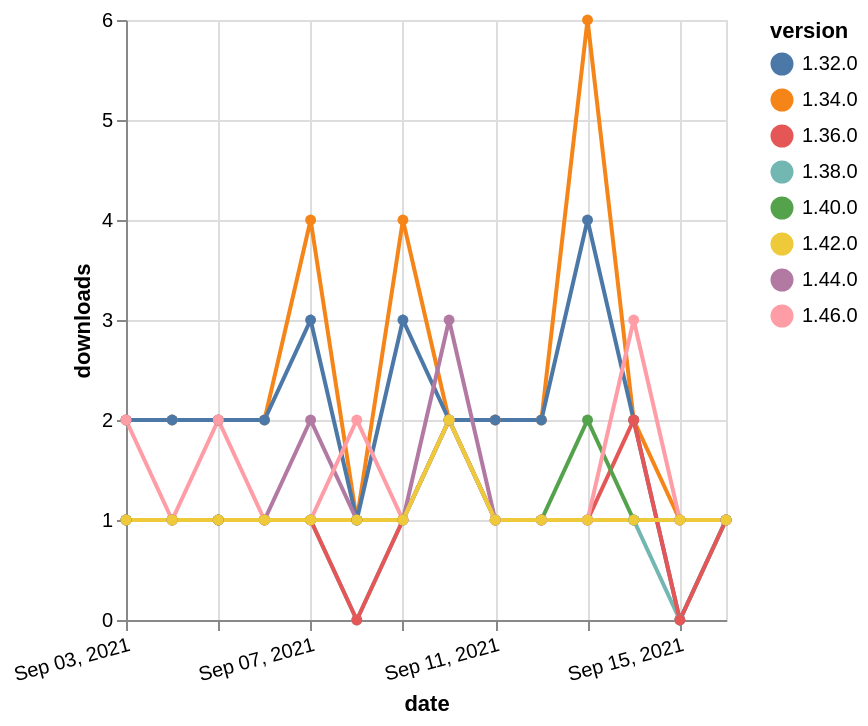

Write the Vega-Lite specification saved for this chart.
### Vega-Lite specification from a JSON file in a GitHub repository (floating-point values rounded to 4 significant figures)
{"$schema": "https://vega.github.io/schema/vega-lite/v5.json", "description": "A simple bar chart with embedded data.", "data": {"values": [{"date": "2021-09-03", "total": 2497, "delta": 2, "version": "1.34.0"}, {"date": "2021-09-04", "total": 2499, "delta": 2, "version": "1.34.0"}, {"date": "2021-09-05", "total": 2501, "delta": 2, "version": "1.34.0"}, {"date": "2021-09-06", "total": 2503, "delta": 2, "version": "1.34.0"}, {"date": "2021-09-07", "total": 2507, "delta": 4, "version": "1.34.0"}, {"date": "2021-09-08", "total": 2508, "delta": 1, "version": "1.34.0"}, {"date": "2021-09-09", "total": 2512, "delta": 4, "version": "1.34.0"}, {"date": "2021-09-10", "total": 2514, "delta": 2, "version": "1.34.0"}, {"date": "2021-09-11", "total": 2516, "delta": 2, "version": "1.34.0"}, {"date": "2021-09-12", "total": 2518, "delta": 2, "version": "1.34.0"}, {"date": "2021-09-13", "total": 2524, "delta": 6, "version": "1.34.0"}, {"date": "2021-09-14", "total": 2526, "delta": 2, "version": "1.34.0"}, {"date": "2021-09-15", "total": 2527, "delta": 1, "version": "1.34.0"}, {"date": "2021-09-16", "total": 2528, "delta": 1, "version": "1.34.0"}, {"date": "2021-09-03", "total": 2328, "delta": 2, "version": "1.32.0"}, {"date": "2021-09-04", "total": 2330, "delta": 2, "version": "1.32.0"}, {"date": "2021-09-05", "total": 2332, "delta": 2, "version": "1.32.0"}, {"date": "2021-09-06", "total": 2334, "delta": 2, "version": "1.32.0"}, {"date": "2021-09-07", "total": 2337, "delta": 3, "version": "1.32.0"}, {"date": "2021-09-08", "total": 2338, "delta": 1, "version": "1.32.0"}, {"date": "2021-09-09", "total": 2341, "delta": 3, "version": "1.32.0"}, {"date": "2021-09-10", "total": 2343, "delta": 2, "version": "1.32.0"}, {"date": "2021-09-11", "total": 2345, "delta": 2, "version": "1.32.0"}, {"date": "2021-09-12", "total": 2347, "delta": 2, "version": "1.32.0"}, {"date": "2021-09-13", "total": 2351, "delta": 4, "version": "1.32.0"}, {"date": "2021-09-14", "total": 2353, "delta": 2, "version": "1.32.0"}, {"date": "2021-09-15", "total": 2353, "delta": 0, "version": "1.32.0"}, {"date": "2021-09-16", "total": 2354, "delta": 1, "version": "1.32.0"}, {"date": "2021-09-03", "total": 186, "delta": 1, "version": "1.44.0"}, {"date": "2021-09-04", "total": 187, "delta": 1, "version": "1.44.0"}, {"date": "2021-09-05", "total": 188, "delta": 1, "version": "1.44.0"}, {"date": "2021-09-06", "total": 189, "delta": 1, "version": "1.44.0"}, {"date": "2021-09-07", "total": 191, "delta": 2, "version": "1.44.0"}, {"date": "2021-09-08", "total": 192, "delta": 1, "version": "1.44.0"}, {"date": "2021-09-09", "total": 193, "delta": 1, "version": "1.44.0"}, {"date": "2021-09-10", "total": 196, "delta": 3, "version": "1.44.0"}, {"date": "2021-09-11", "total": 197, "delta": 1, "version": "1.44.0"}, {"date": "2021-09-12", "total": 198, "delta": 1, "version": "1.44.0"}, {"date": "2021-09-13", "total": 199, "delta": 1, "version": "1.44.0"}, {"date": "2021-09-14", "total": 200, "delta": 1, "version": "1.44.0"}, {"date": "2021-09-15", "total": 201, "delta": 1, "version": "1.44.0"}, {"date": "2021-09-16", "total": 202, "delta": 1, "version": "1.44.0"}, {"date": "2021-09-03", "total": 198, "delta": 1, "version": "1.38.0"}, {"date": "2021-09-04", "total": 199, "delta": 1, "version": "1.38.0"}, {"date": "2021-09-05", "total": 200, "delta": 1, "version": "1.38.0"}, {"date": "2021-09-06", "total": 201, "delta": 1, "version": "1.38.0"}, {"date": "2021-09-07", "total": 202, "delta": 1, "version": "1.38.0"}, {"date": "2021-09-08", "total": 202, "delta": 0, "version": "1.38.0"}, {"date": "2021-09-09", "total": 203, "delta": 1, "version": "1.38.0"}, {"date": "2021-09-10", "total": 205, "delta": 2, "version": "1.38.0"}, {"date": "2021-09-11", "total": 206, "delta": 1, "version": "1.38.0"}, {"date": "2021-09-12", "total": 207, "delta": 1, "version": "1.38.0"}, {"date": "2021-09-13", "total": 208, "delta": 1, "version": "1.38.0"}, {"date": "2021-09-14", "total": 209, "delta": 1, "version": "1.38.0"}, {"date": "2021-09-15", "total": 209, "delta": 0, "version": "1.38.0"}, {"date": "2021-09-16", "total": 210, "delta": 1, "version": "1.38.0"}, {"date": "2021-09-03", "total": 248, "delta": 1, "version": "1.36.0"}, {"date": "2021-09-04", "total": 249, "delta": 1, "version": "1.36.0"}, {"date": "2021-09-05", "total": 250, "delta": 1, "version": "1.36.0"}, {"date": "2021-09-06", "total": 251, "delta": 1, "version": "1.36.0"}, {"date": "2021-09-07", "total": 252, "delta": 1, "version": "1.36.0"}, {"date": "2021-09-08", "total": 252, "delta": 0, "version": "1.36.0"}, {"date": "2021-09-09", "total": 253, "delta": 1, "version": "1.36.0"}, {"date": "2021-09-10", "total": 255, "delta": 2, "version": "1.36.0"}, {"date": "2021-09-11", "total": 256, "delta": 1, "version": "1.36.0"}, {"date": "2021-09-12", "total": 257, "delta": 1, "version": "1.36.0"}, {"date": "2021-09-13", "total": 258, "delta": 1, "version": "1.36.0"}, {"date": "2021-09-14", "total": 260, "delta": 2, "version": "1.36.0"}, {"date": "2021-09-15", "total": 260, "delta": 0, "version": "1.36.0"}, {"date": "2021-09-16", "total": 261, "delta": 1, "version": "1.36.0"}, {"date": "2021-09-03", "total": 191, "delta": 1, "version": "1.40.0"}, {"date": "2021-09-04", "total": 192, "delta": 1, "version": "1.40.0"}, {"date": "2021-09-05", "total": 193, "delta": 1, "version": "1.40.0"}, {"date": "2021-09-06", "total": 194, "delta": 1, "version": "1.40.0"}, {"date": "2021-09-07", "total": 195, "delta": 1, "version": "1.40.0"}, {"date": "2021-09-08", "total": 196, "delta": 1, "version": "1.40.0"}, {"date": "2021-09-09", "total": 197, "delta": 1, "version": "1.40.0"}, {"date": "2021-09-10", "total": 199, "delta": 2, "version": "1.40.0"}, {"date": "2021-09-11", "total": 200, "delta": 1, "version": "1.40.0"}, {"date": "2021-09-12", "total": 201, "delta": 1, "version": "1.40.0"}, {"date": "2021-09-13", "total": 203, "delta": 2, "version": "1.40.0"}, {"date": "2021-09-14", "total": 204, "delta": 1, "version": "1.40.0"}, {"date": "2021-09-15", "total": 205, "delta": 1, "version": "1.40.0"}, {"date": "2021-09-16", "total": 206, "delta": 1, "version": "1.40.0"}, {"date": "2021-09-03", "total": 116, "delta": 2, "version": "1.46.0"}, {"date": "2021-09-04", "total": 117, "delta": 1, "version": "1.46.0"}, {"date": "2021-09-05", "total": 119, "delta": 2, "version": "1.46.0"}, {"date": "2021-09-06", "total": 120, "delta": 1, "version": "1.46.0"}, {"date": "2021-09-07", "total": 121, "delta": 1, "version": "1.46.0"}, {"date": "2021-09-08", "total": 123, "delta": 2, "version": "1.46.0"}, {"date": "2021-09-09", "total": 124, "delta": 1, "version": "1.46.0"}, {"date": "2021-09-10", "total": 126, "delta": 2, "version": "1.46.0"}, {"date": "2021-09-11", "total": 127, "delta": 1, "version": "1.46.0"}, {"date": "2021-09-12", "total": 128, "delta": 1, "version": "1.46.0"}, {"date": "2021-09-13", "total": 129, "delta": 1, "version": "1.46.0"}, {"date": "2021-09-14", "total": 132, "delta": 3, "version": "1.46.0"}, {"date": "2021-09-15", "total": 133, "delta": 1, "version": "1.46.0"}, {"date": "2021-09-16", "total": 134, "delta": 1, "version": "1.46.0"}, {"date": "2021-09-03", "total": 163, "delta": 1, "version": "1.42.0"}, {"date": "2021-09-04", "total": 164, "delta": 1, "version": "1.42.0"}, {"date": "2021-09-05", "total": 165, "delta": 1, "version": "1.42.0"}, {"date": "2021-09-06", "total": 166, "delta": 1, "version": "1.42.0"}, {"date": "2021-09-07", "total": 167, "delta": 1, "version": "1.42.0"}, {"date": "2021-09-08", "total": 168, "delta": 1, "version": "1.42.0"}, {"date": "2021-09-09", "total": 169, "delta": 1, "version": "1.42.0"}, {"date": "2021-09-10", "total": 171, "delta": 2, "version": "1.42.0"}, {"date": "2021-09-11", "total": 172, "delta": 1, "version": "1.42.0"}, {"date": "2021-09-12", "total": 173, "delta": 1, "version": "1.42.0"}, {"date": "2021-09-13", "total": 174, "delta": 1, "version": "1.42.0"}, {"date": "2021-09-14", "total": 175, "delta": 1, "version": "1.42.0"}, {"date": "2021-09-15", "total": 176, "delta": 1, "version": "1.42.0"}, {"date": "2021-09-16", "total": 177, "delta": 1, "version": "1.42.0"}]}, "width": "container", "mark": {"type": "line", "point": {"filled": true}}, "encoding": {"x": {"field": "date", "type": "temporal", "timeUnit": "yearmonthdate", "title": "date", "axis": {"labelAngle": -15}}, "y": {"field": "delta", "type": "quantitative", "title": "downloads"}, "color": {"field": "version", "type": "nominal"}, "tooltip": {"field": "delta"}}}
